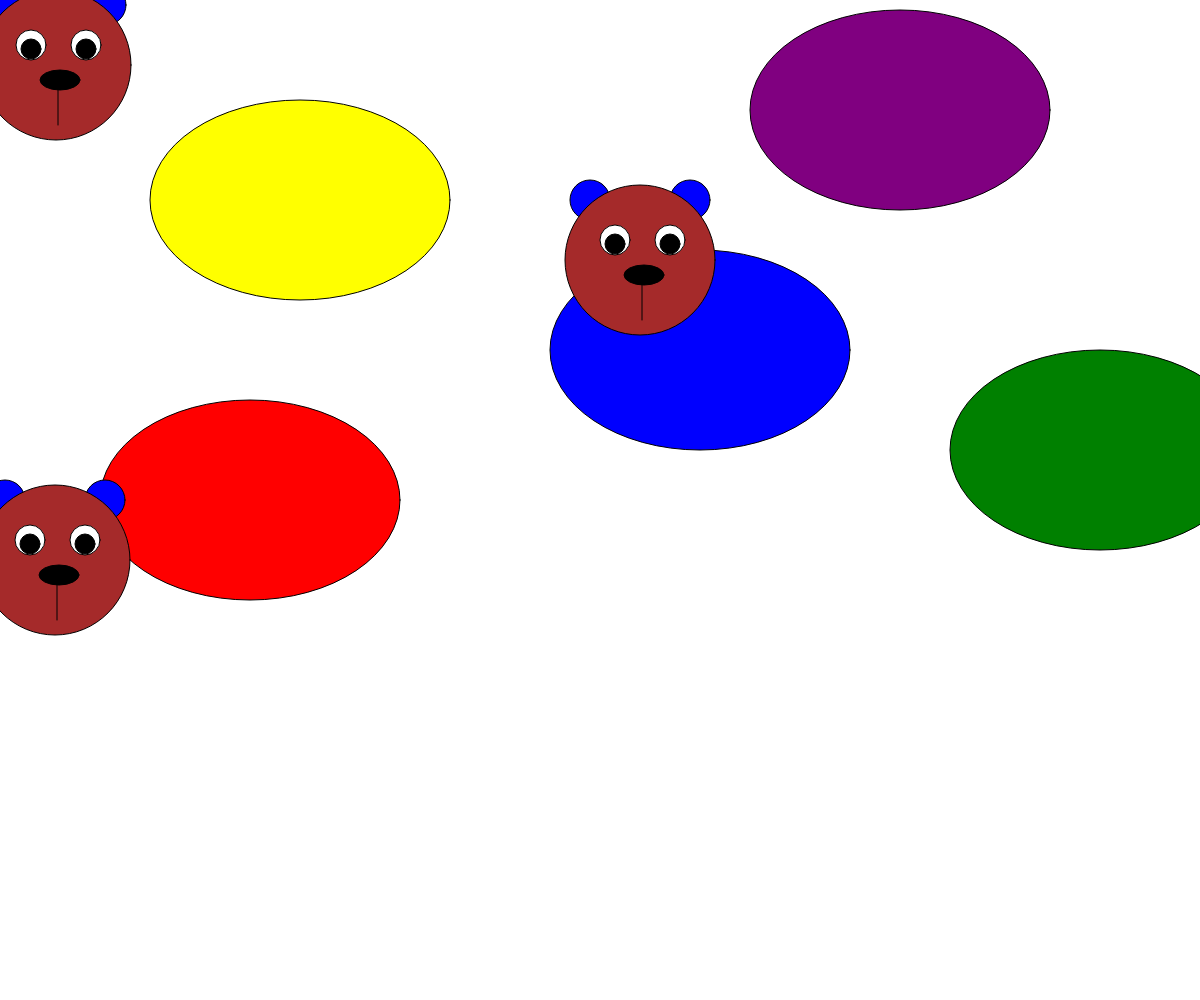
Frame 1 (no input)
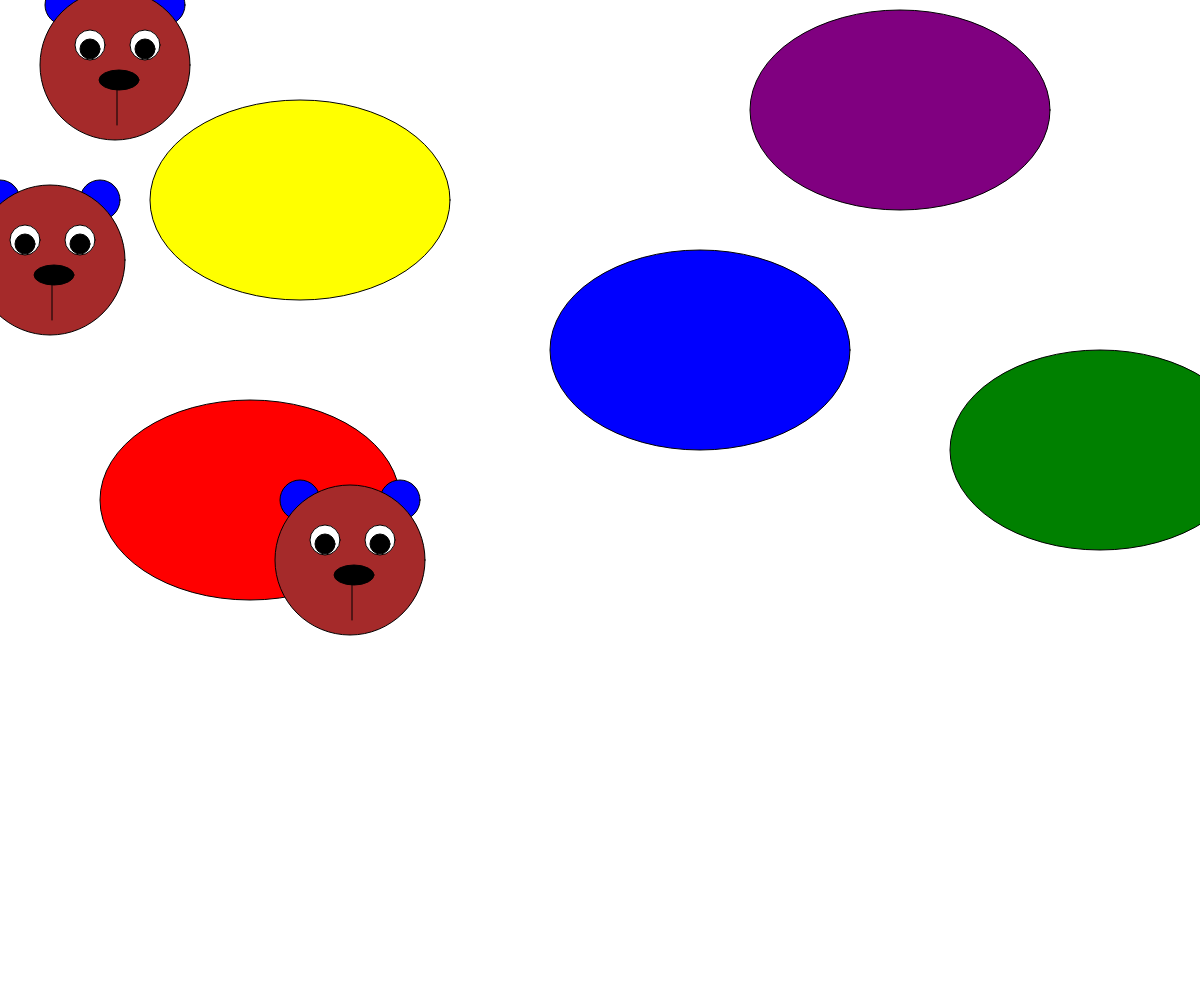
Frame 60 (no input)
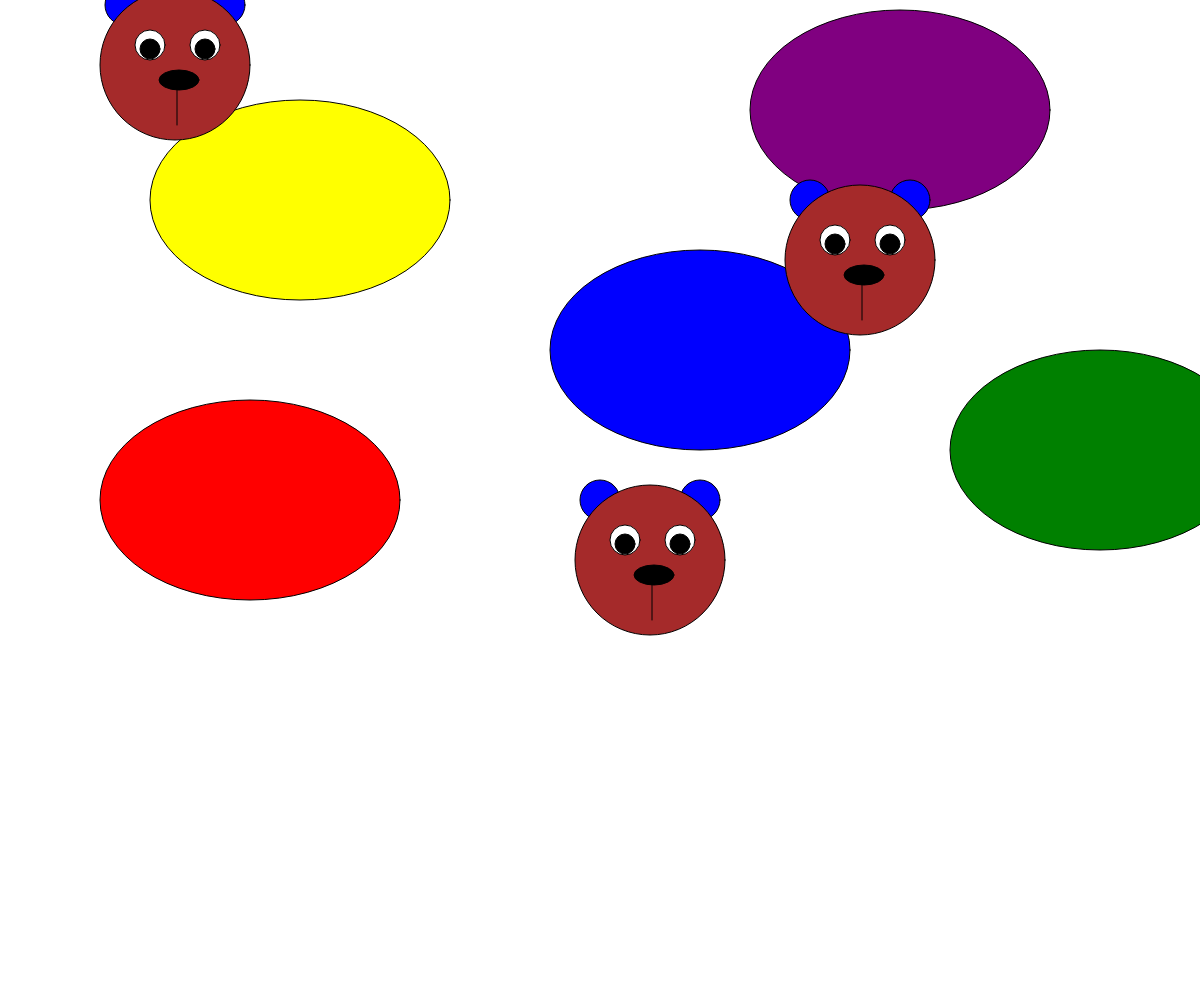
Frame 120 (the mouse pressed at the canvas centre since frame 60)

The p5.js sketch that drew these frames (run headless with seeded random() and noise() and a simulated clock; from frame 60 on, the mouse is pressed at the canvas centre):

// p5.js sketch
// ── sketch.js
const canvasWidth = window.innerWidth;
const canvasHeight = window.innerHeight; 

const creature = {x:5,y:5,primary:'brown',secondary:"blue"} 
let lx = 0;
let ly = 0;
    
function setup() {
    createCanvas(canvasWidth, canvasHeight);

    drawCreature(canvasWidth/2 +lx ,canvasHeight/2+ly);

    
}

function draw(){

   creature.x++;
   ly=ly+5;
   lx =10 +lx;

   if(lx>800){
    lx=-600;
   }

   if(ly>1400){
    ly=0;
   }

   clear();


   drawLandscapeObject(300,200);
    drawCreature(creature.x, creature.y);
    drawCreature(ly, 500);
    drawCreature(600-lx, 200);


    

}

function drawLandscapeObject(x,y){

    fill("yellow");
    ellipse(x,y,300,200);
    
    fill("blue");
    ellipse(x+400,y+150,300,200);

    fill("red");
    ellipse(x-50,y+300,300,200);

    fill("purple");
    ellipse(x+600,y-90,300,200);

    fill("green");
    ellipse(x+800,y+250,300,200);
    
}

function drawCreature(x,y) {


    	//Left Ear
  fill(creature.secondary);
  ellipse(x, y, 40, 40);
  
  
  //Right Ear
  ellipse(x+100, y, 40, 40);
  
  //Head
  fill(creature.primary);
  ellipse(x+50, y+60, 150, 150);
  
  //Left Eyeball
  fill(255);
  ellipse(x+25, y+40, 30, 30);
  
  //Left Iris
  fill(0);
  ellipse(x+25, y+44, 20, 20);
  
  //Right Eyeball
  fill(255);
  ellipse(x+80, y+40, 30, 30);
  
  //Right Iris
  fill(0);
  ellipse(x+80, y+44, 20, 20);
  
	//Nose
  ellipse(x+54, y+75, 40, 20);
  
  //Mouth
  fill(0);
  line(x+52, y+80, x+52, y+120);
}

function mouseClicked(){
    creature.x = mouseX;
    creature.y = mouseY;

   
}
